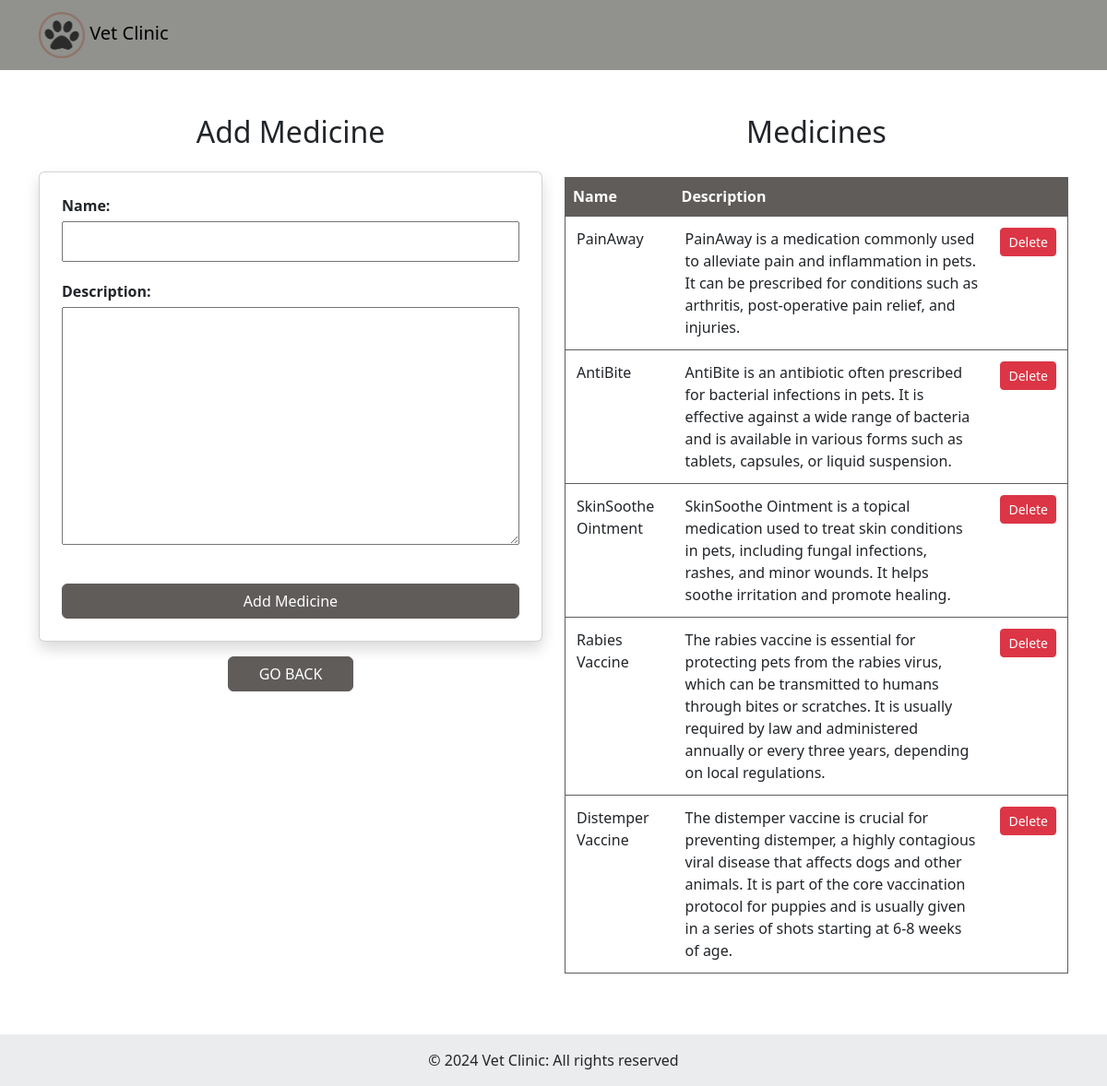
Page /doctor/medicines (signed in) on the committed database.
### vet/models.py (models this page shows, shortened)
class Medicine(models.Model):
    name = models.CharField(max_length=100)
    description = models.TextField(max_length=500)

### vet/views.py (the view)
# urls.py: path('doctor/medicines', views.change_medicine, name='medicines'),
@login_required()
def change_medicine(request):
    if request.method == 'POST':
        if 'delete_medicine' in request.POST:
            medicine = Medicine.objects.get(pk=request.POST['delete_medicine'])
            medicine.delete()
            return redirect('medicines')
        else:
            form = MedicineForm(request.POST)
            if form.is_valid():
                form.save()
                return redirect('medicines')
    else:
        form = MedicineForm()
    context = {
        'form': form,
        'medicines': Medicine.objects.all()
    }
    return render(request, 'medicines.html', context)

### vet/forms.py
class MedicineForm(forms.ModelForm):
    class Meta:
        model = Medicine
        fields = ['name', 'description']

### vet/templates/medicines.html (shortened to what this page needs)
{% load static %}
<!DOCTYPE html>
<html lang="en">
<head>
    <link rel="stylesheet" href="{% static 'styles/base.css' %}">
    <link rel="stylesheet" href="{% static 'styles/form.css' %}">
    <link href="https://cdn.jsdelivr.net/npm/bootstrap@5.3.0/dist/css/bootstrap.min.css" rel="stylesheet">
</head>
<body>
    <nav class="navbar navbar-expand-lg">
        <div class="container">
            <a class="navbar-brand" href="{% url 'index' %}">
                <img src="{% static 'logo.png' %}" alt="Vet Clinic Logo" width="50" height="50">
                Vet Clinic
            </a>
        </div>
    </nav>
    <div class="container mt-5">
        <div class="row">
            <div class="col-md-6">
                <h2 class="text-center mb-4">Add Medicine</h2>
                <form method="post" class="card p-4 shadow">
                    <div class="fieldWrapper">
                        <label>Name:</label>
                        {{ form.name }}
                    </div>
                    <div class="fieldWrapper">
                        <label>Description:</label>
                        {{ form.description }}
                    </div>
                    <button type="submit" class="btn btn-primary w-100 mt-3">Add Medicine</button>
                </form>
                <div class="col text-center">
                    <a class="btn btn-primary w-25 mt-3" href="{% url 'doctor-main' %}">GO BACK</a>
                </div>
            </div>
            <div class="col-md-6">
                <h2 class="text-center mb-4">Medicines</h2>
                <table class="table" style="margin-top: 30px;">
                    <thead>
                        <tr>
                            <th>Name</th>
                            <th>Description</th>
                        </tr>
                    </thead>
                    <tbody>
                        {% for medicine in medicines %}
                        <tr>
                            <td>{{ medicine.name }}</td>
                            <td>{{ medicine.description }}</td>
                            <td>
                                <form method="post" style="display: inline;">
                                    <button type="submit" class="btn btn-danger btn-sm">Delete</button>
                                </form>
                            </td>
                        </tr>
                        {% endfor %}
                    </tbody>
                </table>
            </div>
        </div>
    </div>
    <footer class="bg-light text-center text-lg-start">
        <div class="text-center p-3" style="background-color: rgba(0, 0, 0, 0.05); margin-top: 50px; ">
            © 2024 Vet Clinic: All rights reserved
        </div>
    </footer>
</body>
</html>

### vet/static/styles/base.css (style rules this page uses)
.btn.btn-primary { background-color: #605c5a; border-color: #605c5a; }
.table { background-color: #605c5a !important; border: 1px solid #605c5a !important; }
.table th { background-color: #605c5a !important; color: #ffffff !important; border-bottom: 2px solid #605c5a !important; }
.table td { padding: 0.75rem !important; border-top: 1px solid #605c5a !important; }
body .navbar.navbar-expand-lg { background-color: #91918e !important; color: #ffffff; }

### vet/static/styles/form.css (style rules this page uses)
.fieldWrapper { margin-bottom: 20px; }
.fieldWrapper label { font-weight: bold; display: block; margin-bottom: 5px; }
.fieldWrapper input, .fieldWrapper textarea { width: 100%; padding: 8px; }

### rows in the picture
Medicine: name "PainAway", description "PainAway is a medication commonly used to alleviate pain and inflammation in pets. It can be prescribed for conditions such as arthritis, post-operative pain relief, and injuries."
Medicine: name "AntiBite", description "AntiBite is an antibiotic often prescribed for bacterial infections in pets. It is effective against a wide range of bacteria and is available in various forms such as tablets, capsules, or liquid suspension."
Medicine: name "SkinSoothe Ointment", description "SkinSoothe Ointment is a topical medication used to treat skin conditions in pets, including fungal infections, rashes, and minor wounds. It helps soothe irritation and promote healing."
Medicine: name "Rabies Vaccine", description "The rabies vaccine is essential for protecting pets from the rabies virus, which can be transmitted to humans through bites or scratches. It is usually required by law and administered annually or every three years, depending on local regulations."
Medicine: name "Distemper Vaccine", description "The distemper vaccine is crucial for preventing distemper, a highly contagious viral disease that affects dogs and other animals. It is part of the core vaccination protocol for puppies and is usually given in a series of shots starting at 6-8 weeks of age."
